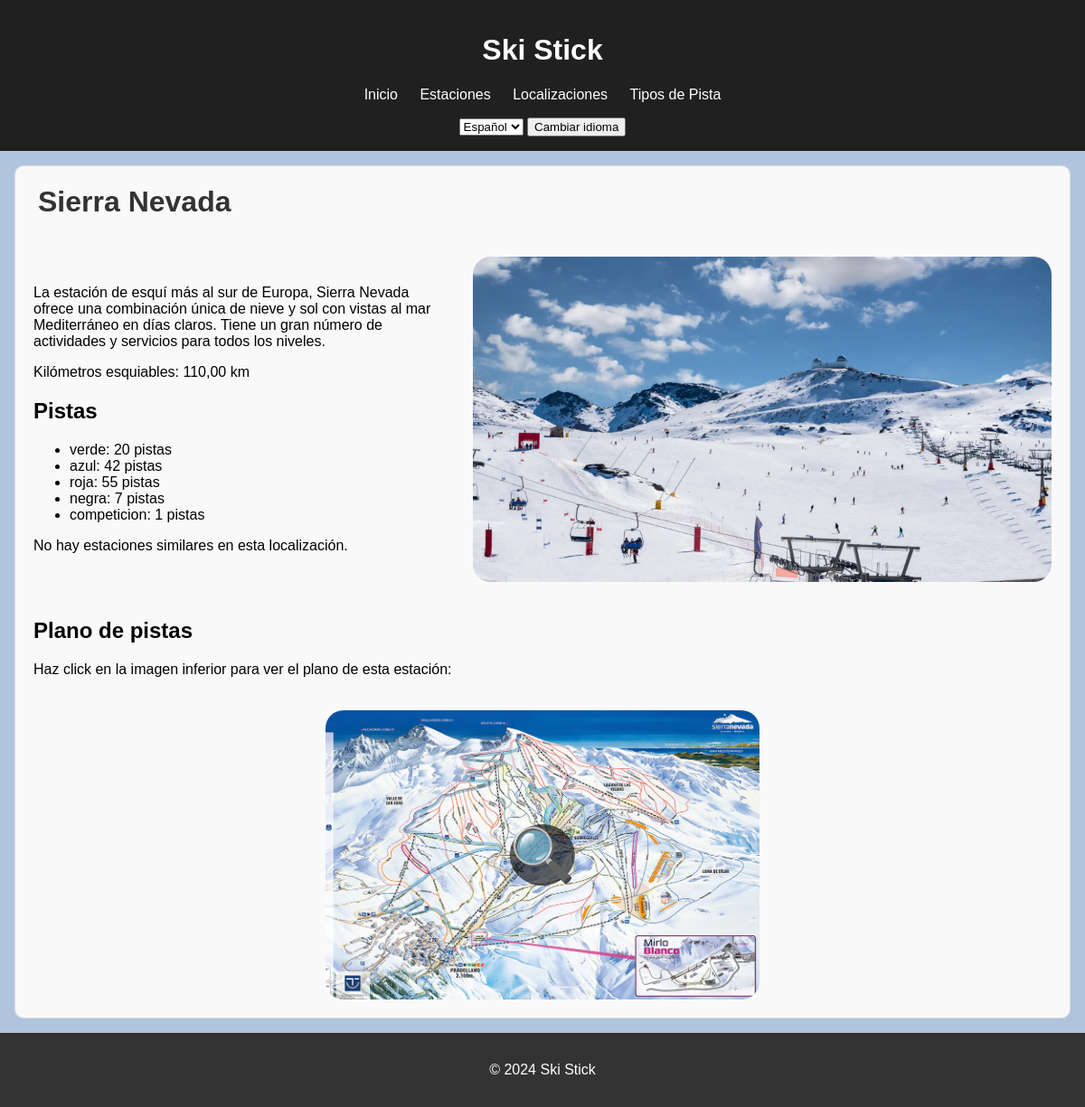
Page /estacion/1/ on the earlier database version.
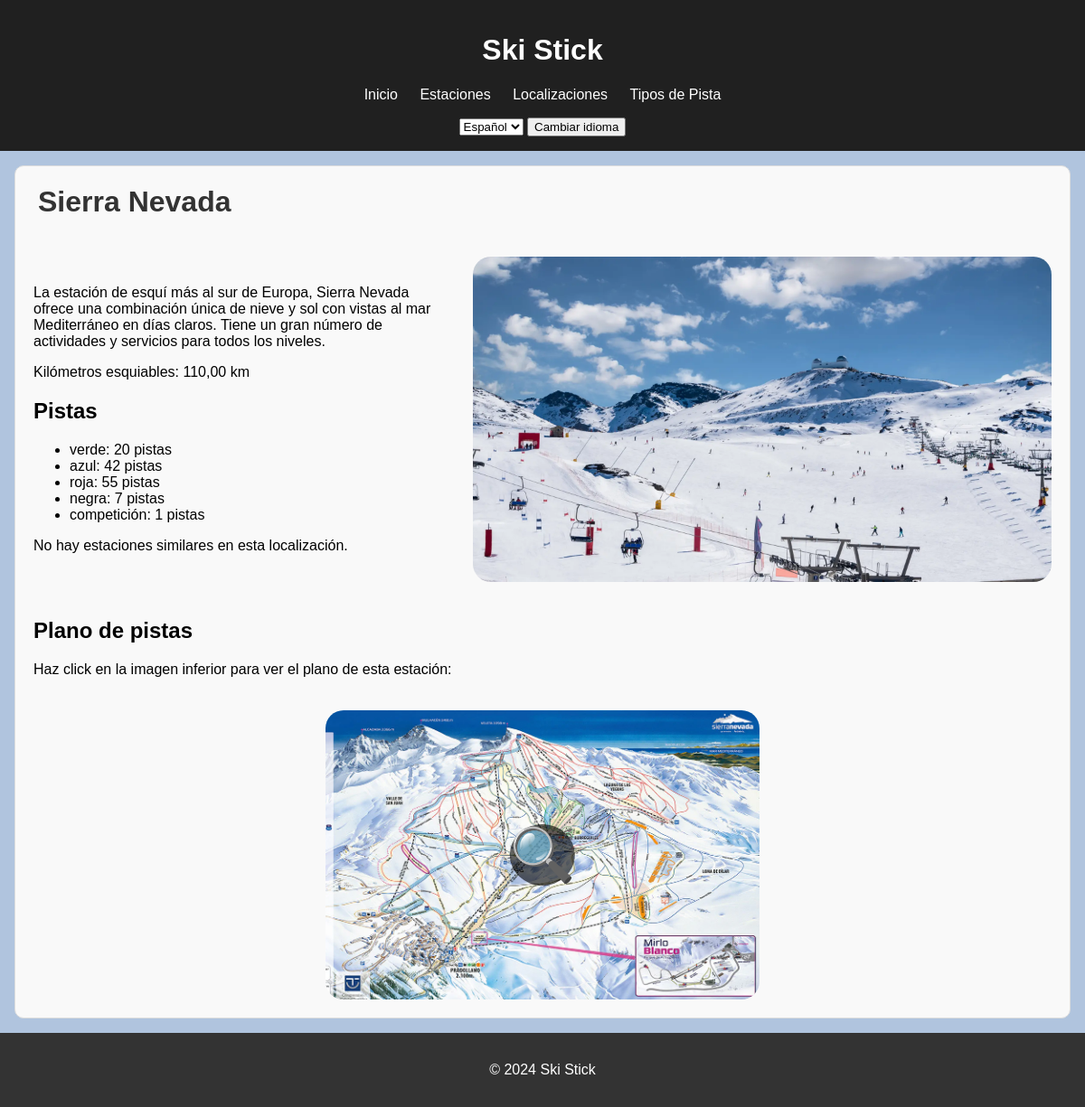
Same page on the later database version.
### appSkiStick/models.py (models this page shows, shortened)
class EstacionTipoDePista(models.Model):
    estacion = models.ForeignKey(
        Estacion, on_delete=models.CASCADE, verbose_name=_("Estación")
    )
    tipo_de_pista = models.ForeignKey(
        TipoDePista, on_delete=models.CASCADE, verbose_name=_("Tipo de Pista")
    )
    cantidad = models.PositiveIntegerField(
        default=0, help_text=_("Número de pistas de este tipo en la estación"), verbose_name=_("Cantidad")
    )
    class Meta:
        unique_together = ('estacion', 'tipo_de_pista')  # Evitar duplicados de tipo por estación

class TipoDePista(models.Model):
    TIPO_NIVEL = {
        'verde': _("Principiante"),
        'azul': _("Amateur"),
        'roja': _("Avanzado"),
        'negra': _("Experto"),
        'competicion': _("Competitivo"),
    }
    TIPO_CHOICES = [
        ('verde', _("Verde")),
        ('azul', _("Azul")),
        ('roja', _("Roja")),
        ('negra', _("Negra")),
        ('competicion', _("Competición")),
    ]
    nombre = models.CharField(
        max_length=20, choices=TIPO_CHOICES, unique=True, verbose_name=_("Nombre")
    )
    nivel = models.CharField(max_length=20, editable=False, verbose_name=_("Nivel"))
    bandera = models.ImageField(
        upload_to='pistas/', blank=True, null=True, verbose_name=_("Bandera de la Pista")
    )
    descripcion_corta = models.TextField(blank=True, null=True, verbose_name=_("Descripción Corta"))
    descripcion_larga = models.TextField(blank=True, null=True, verbose_name=_("Descripción Larga"))

### appSkiStick/views.py (the view)
# urls.py: path('estacion/<int:pk>/', EstacionDetailView.as_view(), name='estacion_detail'),
class EstacionDetailView(DetailView):
    model = Estacion
    template_name = "estacion_detail.html"
    context_object_name = "estacion"
    def get_context_data(self, **kwargs):
        context = super().get_context_data(**kwargs)
        estacion = self.get_object()
        tipos_con_cantidad = EstacionTipoDePista.objects.filter(estacion=estacion)
        context['tipos_con_cantidad'] = tipos_con_cantidad
        estacion_similar = Estacion.objects.filter(
            localizacion=estacion.localizacion
        ).exclude(id=estacion.id).annotate(
            diferencia_km=Abs(F('km_pistas') - estacion.km_pistas)
        ).order_by('diferencia_km').first()
        context['estacion_similar'] = estacion_similar
        context['LANGUAGES'] = settings.LANGUAGES
        context['LANGUAGE_CODE'] = self.request.LANGUAGE_CODE
        return context

### appSkiStick/templates/estacion_detail.html (shortened to what this page needs)
{% extends "base.html" %}
{% load i18n %}
{% block content %}
<div class="estacion-detalle">
    <h1 class="estacion-titulo">{{ estacion.nombre }}</h1>
    <div class="estacion-detalle-info-imagen">
        <div class="estacion-detalle-info">
            <p>{{ estacion.descripcion }}</p>
            <p>{% trans "Kilómetros esquiables" %}: {{ estacion.km_pistas }} km</p>
            <h2>{% trans "Pistas" %}</h2>
            <ul>
                {% for tipo in tipos_con_cantidad %}
                    <li class="estacion-detalle-pistas">
                        {{ tipo.tipo_de_pista.nombre }}: {{ tipo.cantidad }} {% trans "pistas" %}
                    </li>
                {% endfor %}
            </ul>
            {% if estacion_similar %}
                <h2>{% trans "Estación Similar" %}</h2>
                <p>
                    {% blocktrans with estacion=estacion_similar.nombre km=estacion_similar.km_pistas %}
                    La estación más cercana en kilómetros esquiables es {{ estacion }}, con {{ km }} km esquiables.
                    {% endblocktrans %}
                </p>
            {% else %}
                <p>{% trans "No hay estaciones similares en esta localización." %}</p>
            {% endif %}
        </div>
        {% if estacion.imagen %}
            <img src="{{ estacion.imagen.url }}" alt="{{ estacion.nombre }}" class="estacion-detalle-imagen">
        {% endif %}
    </div>
    {% if estacion.imagen_plano %}
    <div class="estacion-detalle-info-plano">
        <h2>{% trans "Plano de pistas" %}</h2>
        <p>{% trans "Haz click en la imagen inferior para ver el plano de esta estación:" %}</p>
    </div>
    <div class="estacion-detalle-plano">
        <img src="{{ estacion.imagen_plano.url }}" alt="{{ estacion.nombre }} plano" class="estacion-detalle-imagen-plano">
        <div class="icono-zoom" onclick="openInNewTab('{{ estacion.imagen_plano.url }}')">🔍</div>
    </div>
    {% endif %}
</div>
{% endblock %}

Differences in the rows shown:
changed through a linked row, EstacionTipoDePista: tipo_de_pista.nombre "competicion" → "competición"
